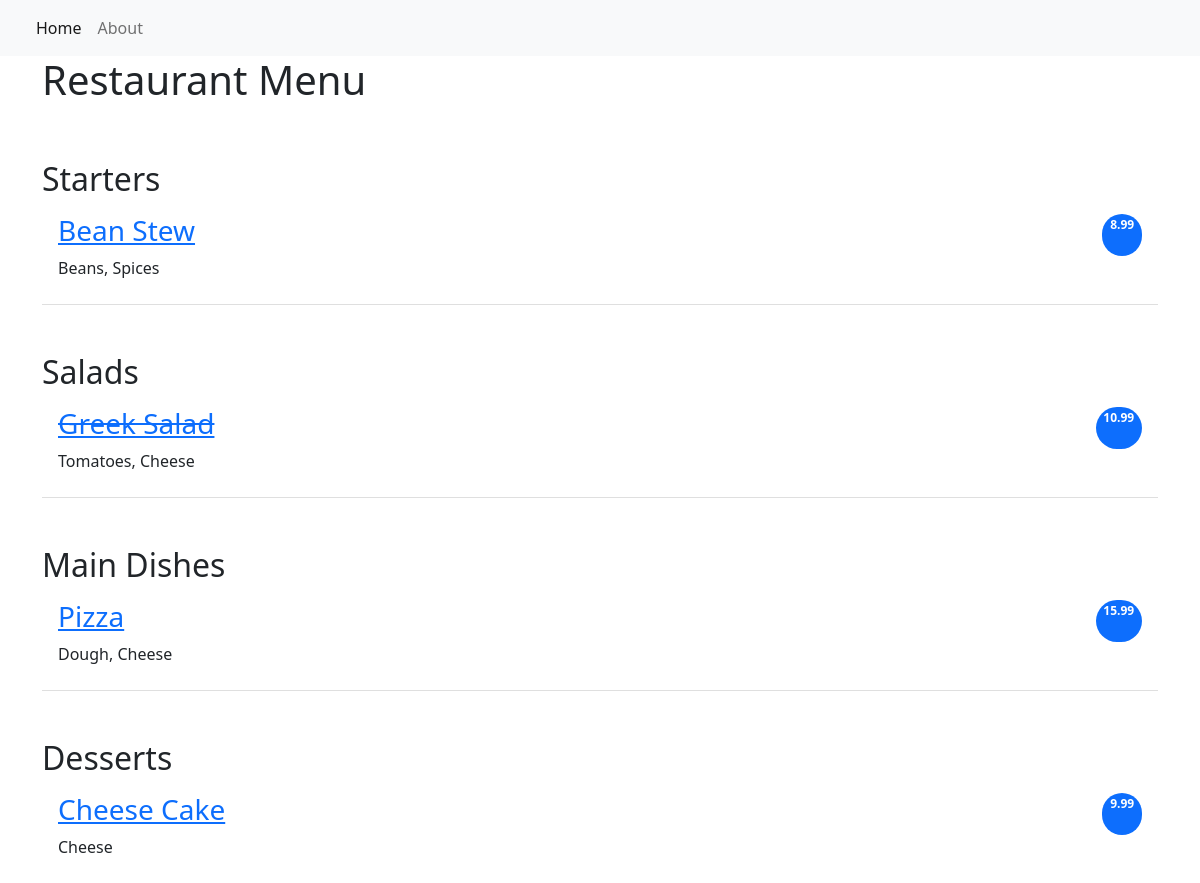
The page / on the database its author committed.
### restaurant_menu/models.py (models this page shows, shortened)
class Item(models.Model):
    meal = models.CharField(max_length=80,unique=True)
    description = models.CharField(max_length=2000)
    price = models.DecimalField(max_digits=10,decimal_places=2)
    category = models.CharField(max_length=200 ,choices=MEAL_TYPE)
    author = models.ForeignKey(User, on_delete=models.CASCADE)
    status = models.IntegerField(choices=STATUS, default=0)
    date_created = models.DateTimeField(auto_now_add=True)
    date_updated = models.DateTimeField(auto_now=True)

### restaurant_menu/views.py (the view)
# urls.py: path('',views.MenuList.as_view(), name="home"),
class MenuList(generic.ListView):
    queryset = Item.objects.order_by("-date_created")
    template_name = "index.html"
    def get_context_data(self,**kwargs):
        context = super().get_context_data(**kwargs)
        context['meals'] = MEAL_TYPE
        return context

### templates/index.html
{% extends 'base.html' %}
{% block content %}
    <div class = "container">
        <h1>Restaurant Menu</h1>
    <ul class="list-group list-group-flush">
    {% for meal in meals %}
        <h2 class="pt-5">{{ meal.1 }}</h2>
            {% for row in item_list %}
                {% if row.category == meal.0 %}
                    {% if row.status == 0 %}
                        <li class="list-group-item d-flex justify-content-between align=items=center border-0 pb-0" >
                        <a href="{% url 'menu_item' row.pk %}"><h3><del>{{row.meal}}</del></h3></a>
                        <span class="badge bg-primary rounded-pill">{{row.price}}</span>
                        </li>
                        <li class="list-group-item pt-0">
                        <p>{{row.description}}</p>
                        </li>
                    {% else %}
                        <li  class="list-group-item d-flex justify-content-between align=items=center border-0 pb-0">
                        <a href="{% url 'menu_item' row.pk %}"><h3>{{row.meal}}</h3></a>
                        <span class="badge bg-primary rounded-pill">{{row.price}}</span>
                        </li>
                        <li class="list-group-item pt-0">
                        <p>{{row.description}}</p>
                        </li>
                    {% endif %}
                {% endif %}
            {% endfor %}
    {% endfor %}
    </ul>
    </div>
{% endblock content %}

### templates/base.html (shortened to what this page needs)
<!DOCTYPE html>
<html lang="en">
    <head>
        <link href="https://cdn.jsdelivr.net/npm/bootstrap@5.2.0-beta1/dist/css/bootstrap.min.css" rel="stylesheet">
    </head>
    <body>
        <nav class="navbar navbar-expand-lg bg-light">
            <div class="container-fluid">
                <div class="collapse navbar-collapse" id="navbarNav">
                    <ul class="navbar-nav">
                         <li class="nav-item">
                            <a class="nav-link active" aria-current="page" href="{% url 'home' %}">Home</a>
                        </li>
                        <li class="nav-item">
                            <a class="nav-link" aria-current="page" href="{% url 'home' %}">About</a>
                        </li>
                    </ul>
                </div>
            </div>
        </nav>
        {% block content %}
        {% endblock content %}
    </body>
</html>

### rows shown on the page
Item: meal "Bean Stew", price "8.99", description "Beans, Spices"
Item: meal "Greek Salad", price "10.99", description "Tomatoes, Cheese"
Item: meal "Pizza", price "15.99", description "Dough, Cheese"
Item: meal "Cheese Cake", price "9.99", description "Cheese"

### other values the page prints
{{ meal.1 }} "Starters" "Salads" "Main Dishes" "Desserts"
